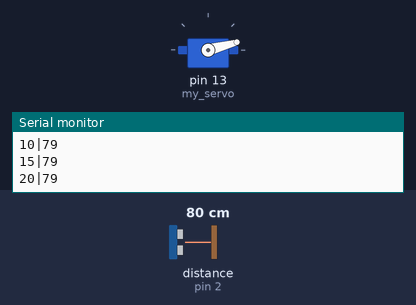
Recording of a sketch running on a simulated Arduino Uno, built with avr-gcc and run on an emulated ATmega328P. Parts: servo, the last lines printed to the serial monitor. Wiring (inferred from the names in the program): ultrasonic range finder: trigger pin 4; echo pin 2. Inputs (shaded band) come from the test bench; at power-on: distance to the obstacle (sensor on pin 2) 80 cm. The echo pulse lasts 58.3 µs per cm.

Above: at 1.2 s.
1.3 s: distance to the obstacle (sensor on pin 2) set to 120 cm
At 1.99 s:
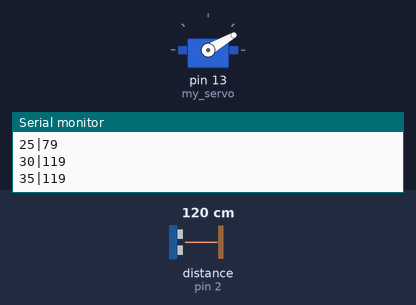
13.3 s: distance to the obstacle (sensor on pin 2) set to 2 cm
At 13.38 s:
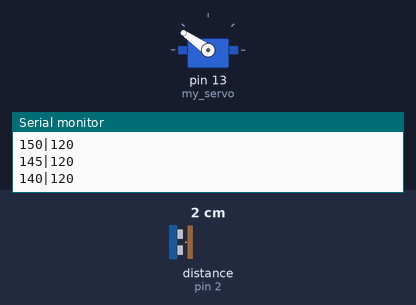
Timing chart, 0 to 22.3 s (numbered marks = the images above; inputs shaded):
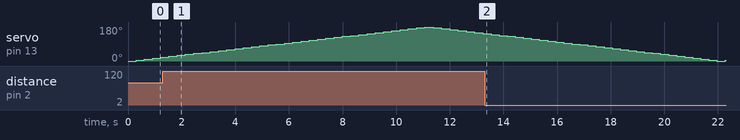

Measured:
- by itself, servo on pin 13 (my_servo): rises from 20° to 180° in 9.5 s, then falls to 145° in 2.2 s

The sketch:

radar.ino
```cpp
#include <Servo.h>

#define trigPin 4
#define echoPin 2

Servo my_servo;

int aci = 0;
int onceki_aci = 0;
int donus_speed = 5;
int donus_yonu = 1;

long zaman;
long mesafe;


float throttle = -1;
float yaw = 0;
float rol = 0;
float pitch = 0;

float btn_sd = -1;

String throttle_str;
String yaw_str;
String rol_str;
String pitch_str;

String btn_sd_str;

float sayi;
int hangi_deger_yazildi = 0;


void setup()
{
  pinMode(trigPin, OUTPUT);
  pinMode(echoPin,INPUT);
  my_servo.attach(13);
  Serial.begin(9600);
}

void loop()
{
  servo_dondur();
  //serialEvent();
}

void serialEvent()
{
  if(Serial.available())
  {
    servo_dondur();
    /*String gelenVeri = Serial.readStringUntil('|'); // Seri porttan gelen veriyi "|" kadar oku
    gelenVeri.trim(); // Başlangıçta ve sonunda boşlukları temizle

    gelenVeri.replace(",", ".");

    sayi = gelenVeri.toFloat();


    if (hangi_deger_yazildi == 0)
    {
      throttle = sayi;
      throttle_str = "throttle:" + String(sayi);
      hangi_deger_yazildi ++;
    }
    else if(hangi_deger_yazildi == 1)
    {
      yaw = sayi;
      yaw_str = "yaw:" + String(sayi);
      hangi_deger_yazildi ++;
    }
    else if(hangi_deger_yazildi == 2)
    {
      rol = sayi;
      rol_str = "rol:" + String(sayi);
      hangi_deger_yazildi ++;
    }
    else if(hangi_deger_yazildi == 3)
    {
      pitch = sayi;
      pitch_str = "pitch:" + String(sayi);
      hangi_deger_yazildi ++;
    }
    else if(hangi_deger_yazildi == 4)
    {
      btn_sd = sayi;
      btn_sd_str = "btn_sd:" + String(sayi);
      hangi_deger_yazildi = 0;

      /*Serial.print(throttle_str);
      Serial.print("   ");
      Serial.print(yaw_str);
      Serial.print("   ");
      Serial.print(rol_str);
      Serial.print("   ");
      Serial.print(pitch_str);

      Serial.print("   ");
      Serial.println(btn_sd_str);*/


      //mesafe_sensoru();
    //}
  }
}


void servo_dondur()
{
  my_servo.write(aci);

  aci += donus_yonu * donus_speed;
  if(aci >= 180)
  {
    donus_yonu = -1;
  }
  else if(aci <= 0)
  {
    donus_yonu = 1;
  }
  Serial.print(aci);
  mesafe_sensoru();
  delay(300);


}

void mesafe_sensoru()
{
  digitalWrite(trigPin, LOW);
  delayMicroseconds(5);
  digitalWrite(trigPin, HIGH);
  delayMicroseconds(10);
  digitalWrite(trigPin, LOW);
  zaman = pulseIn(echoPin, HIGH);
  mesafe= (zaman /29.1)/2;
  /*Serial.print("Uzaklik ");
  Serial.print(mesafe);
  Serial.println(" cm");*/

  Serial.print("|");
  Serial.println(mesafe);

}
```
